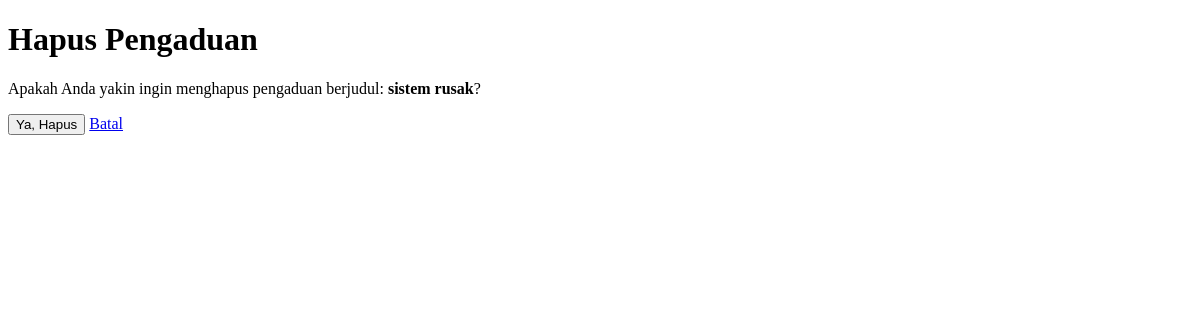
The app's page /warga/pengaduan/1/hapus/, older data.
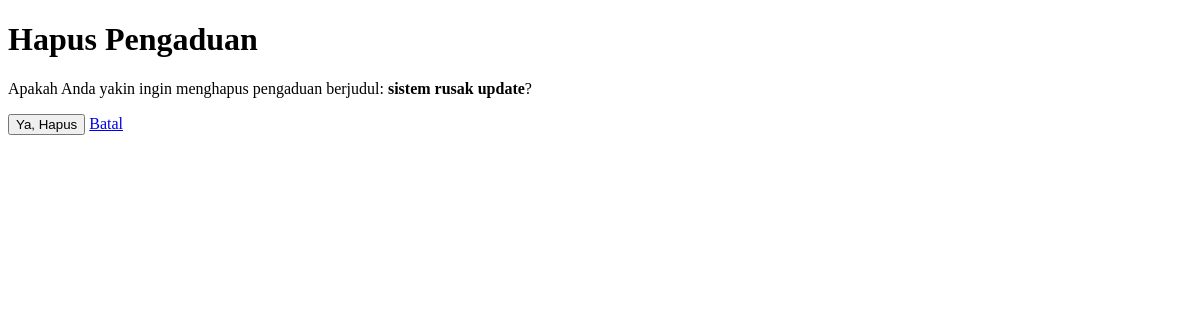
The same page, newer data.
### warga/models.py (models this page shows, shortened)
class Pengaduan(models.Model):
    STATUS_CHOICES = [
        ('BARU', 'Baru'),
        ('DIPROSES', 'Diproses'),
        ('SELESAI', 'Selesai'),
    ]
    judul = models.CharField(max_length=200)
    deskripsi = models.TextField()
    status = models.CharField(max_length=10, choices=STATUS_CHOICES, default='BARU')
    tanggal_lapor = models.DateTimeField(auto_now_add=True)
    pelapor = models.ForeignKey(Warga, on_delete=models.CASCADE, related_name='pengaduan')

### warga/views.py (the view, shortened to what this page needs)
# urls.py: path('pengaduan/<int:pk>/hapus/', PengaduanDeleteView.as_view(), name='pengaduan-hapus'),
class PengaduanDeleteView(DeleteView):
    model = Pengaduan
    template_name = 'warga/pengaduan_confirm_delete.html'

### warga/templates/warga/pengaduan_confirm_delete.html (shortened to what this page needs)
<!DOCTYPE html>
<html>
<head>
</head>
<body>
    <h1>Hapus Pengaduan</h1>
    <p>Apakah Anda yakin ingin menghapus pengaduan berjudul:
       <strong>{{ object.judul }}</strong>?</p>
    <form method="post">
        <button type="submit">Ya, Hapus</button>
        <a href="{% url 'warga-detail' object.pelapor.pk %}">Batal</a>
    </form>
</body>
</html>

Row changes from the older to the newer data that the page shows:
changed Pengaduan: judul "sistem rusak" → "sistem rusak update"
